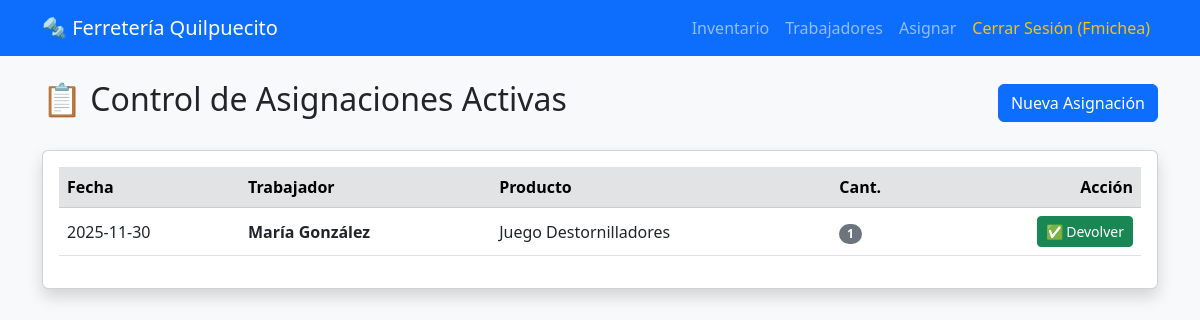
The page /mis_asignaciones (signed in) on the database its author committed.
### tables this page shows
CREATE TABLE asignaciones (
    id INTEGER PRIMARY KEY AUTOINCREMENT,
    producto_id INTEGER,
    trabajador_id INTEGER,
    fecha DATE DEFAULT CURRENT_DATE,
    cantidad INTEGER,
    FOREIGN KEY(producto_id) REFERENCES productos(id),
    FOREIGN KEY(trabajador_id) REFERENCES trabajadores(id)
);

CREATE TABLE trabajadores (
    id INTEGER PRIMARY KEY AUTOINCREMENT,
    nombre TEXT NOT NULL,
    cargo TEXT NOT NULL
);

CREATE TABLE productos (
    id INTEGER PRIMARY KEY AUTOINCREMENT,
    nombre TEXT NOT NULL,
    cantidad INTEGER NOT NULL,
    precio REAL NOT NULL,
    merma INTEGER DEFAULT 0
);

### app.py (the view)
@app.route('/mis_asignaciones')
@login_required
def mis_asignaciones():
    conn = get_db_connection()
    query = '''
        SELECT a.id, p.nombre as producto, t.nombre as trabajador, a.cantidad, a.fecha
        FROM asignaciones a
        JOIN productos p ON a.producto_id = p.id
        JOIN trabajadores t ON a.trabajador_id = t.id
        ORDER BY a.fecha DESC
    '''
    asignaciones = conn.execute(query).fetchall()
    conn.close()
    return render_template('mis_asignaciones.html', asignaciones=asignaciones)

### app.py (called while the page is built)
def get_db_connection():
    conn = sqlite3.connect('ferreteria.db')
    conn.row_factory = sqlite3.Row
    conn.execute("PRAGMA foreign_keys = ON")
    return conn

def login_required(f):
    @wraps(f)
    def decorated_function(*args, **kwargs):
        if 'user_id' not in session:
            flash('Por favor inicia sesión para acceder.', 'warning')
            return redirect(url_for('login'))
        return f(*args, **kwargs)
    return decorated_function

### templates/mis_asignaciones.html
{% extends 'base.html' %}
{% block content %}
<div class="d-flex justify-content-between align-items-center mb-4">
    <h2>📋 Control de Asignaciones Activas</h2>
    <a href="{{ url_for('asignar') }}" class="btn btn-primary">Nueva Asignación</a>
</div>
<div class="card shadow">
    <div class="card-body">
        {% if asignaciones %}
        <table class="table table-hover align-middle">
            <thead class="table-secondary">
                <tr>
                    <th>Fecha</th>
                    <th>Trabajador</th>
                    <th>Producto</th>
                    <th>Cant.</th>
                    <th class="text-end">Acción</th>
                </tr>
            </thead>
            <tbody>
                {% for a in asignaciones %}
                <tr>
                    <td>{{ a['fecha'] }}</td>
                    <td class="fw-bold">{{ a['trabajador'] }}</td>
                    <td>{{ a['producto'] }}</td>
                    <td><span class="badge bg-secondary rounded-pill">{{ a['cantidad'] }}</span></td>
                    <td class="text-end">
                        <a href="{{ url_for('devolver_asignacion', id=a['id']) }}"
                           class="btn btn-sm btn-success"
                           onclick="return confirm('¿Confirmar devolución? El stock aumentará.');">
                            ✅ Devolver
                        </a>
                    </td>
                </tr>
                {% endfor %}
            </tbody>
        </table>
        {% else %}
            <div class="alert alert-warning text-center">
                No hay herramientas asignadas actualmente. Todo el stock está en bodega.
            </div>
        {% endif %}
    </div>
</div>
{% endblock %}

### templates/base.html (style rules this page uses)
body { background-color: #f8f9fa; }
.card { box-shadow: 0 4px 8px rgba(0,0,0,0.1); }

### rows shown on the page
asignaciones: fecha "2025-11-30", trabajador "María González", producto "Juego Destornilladores", cantidad "1"

### other values the page prints
{{ session.username }} "Fmichea"
